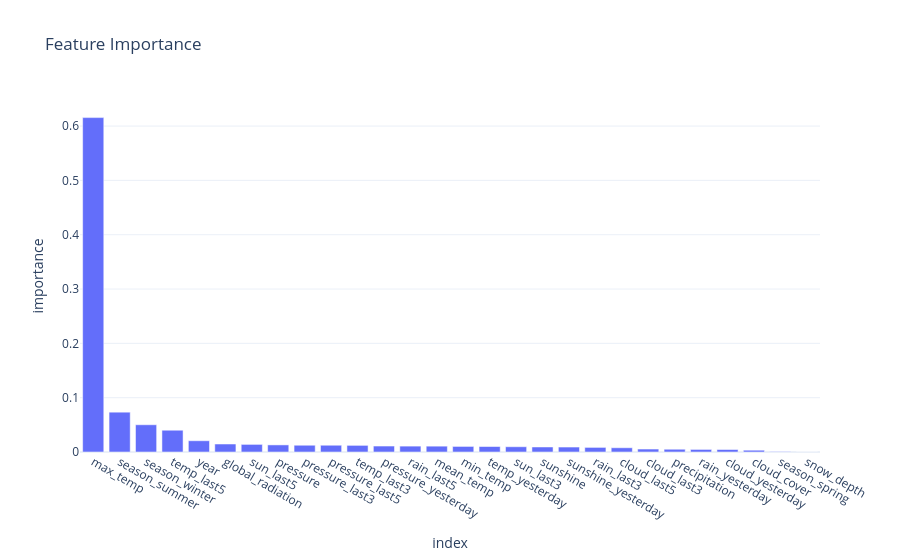

The code cell stored with this chart in its notebook:
### Code cell
importance = pd.Series(tree.feature_importances_, index=X.columns).sort_values(ascending=False)
importance = importance.reset_index(name="importance")

fig_importance = px.bar(importance, x='index', y='importance', title='Feature Importance')
fig_importance.show()

### Figure 1 — Plotly figure (JSON) as saved in the notebook; plotly's stock layout.template omitted (floating-point values rounded to 4 significant figures)
{"data": [{"hovertemplate": "index=%{x}<br>importance=%{y}<extra></extra>", "legendgroup": "", "marker": {"color": "#636efa", "pattern": {"shape": ""}}, "name": "", "orientation": "v", "showlegend": false, "textposition": "auto", "type": "bar", "x": ["max_temp", "season_summer", "season_winter", "temp_last5", "year", "global_radiation", "sun_last5", "pressure", "pressure_last3", "pressure_last5", "temp_last3", "pressure_yesterday", "rain_last5", "mean_temp", "min_temp", "temp_yesterday", "sun_last3", "sunshine", "sunshine_yesterday", "rain_last3", "cloud_last5", "cloud_last3", "precipitation", "rain_yesterday", "cloud_yesterday", "cloud_cover", "season_spring", "snow_depth"], "xaxis": "x", "y": [0.6156, 0.07331, 0.05016, 0.04007, 0.02072, 0.0147, 0.01401, 0.01307, 0.01245, 0.01245, 0.0122, 0.01097, 0.01082, 0.01076, 0.01025, 0.01008, 0.009683, 0.009254, 0.009114, 0.008475, 0.007818, 0.005448, 0.005076, 0.00474, 0.004583, 0.003296, 0.0007789, 8.189e-05], "yaxis": "y"}], "layout": {"barmode": "relative", "legend": {"tracegroupgap": 0}, "title": {"text": "Feature Importance"}, "xaxis": {"anchor": "y", "domain": [0, 1], "title": {"text": "index"}}, "yaxis": {"anchor": "x", "domain": [0, 1], "title": {"text": "importance"}}}}
